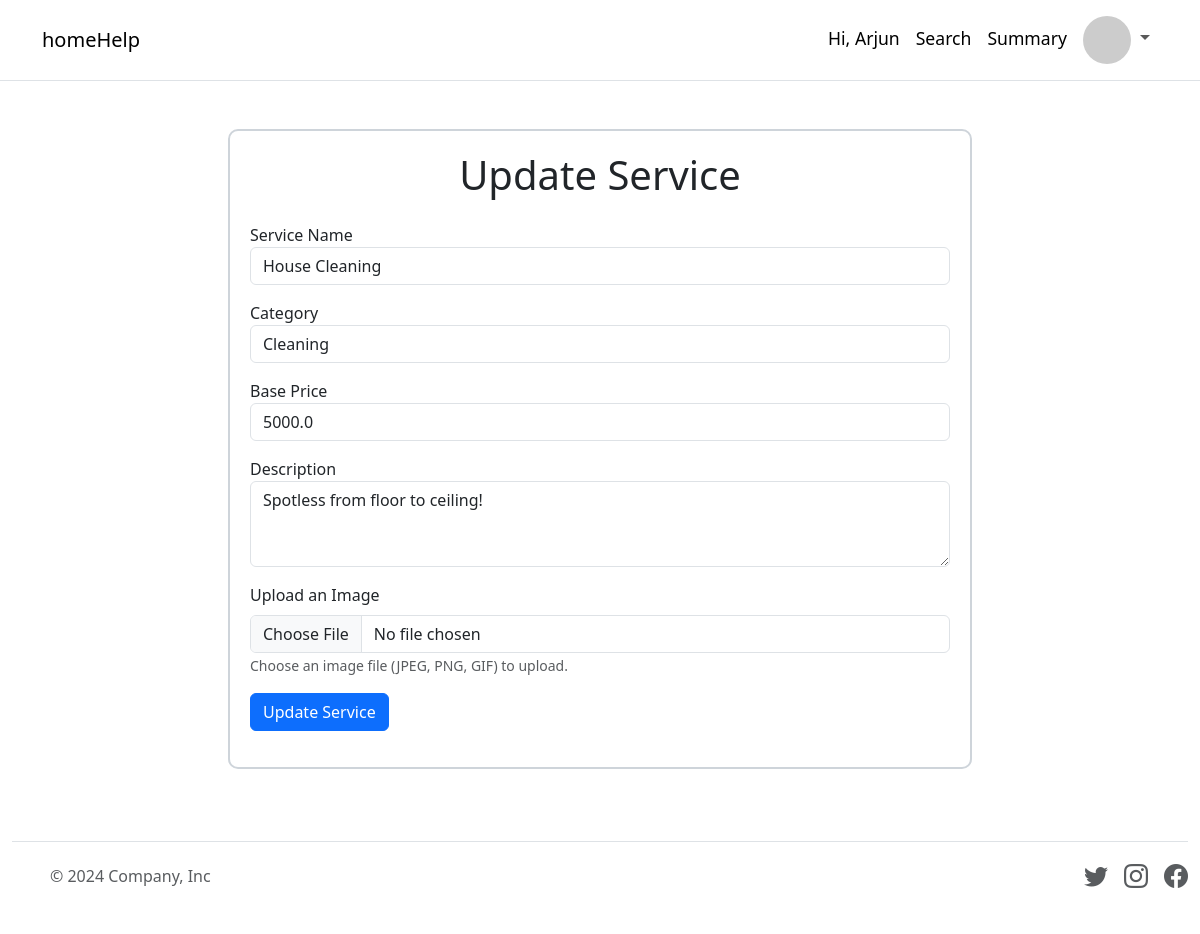
The page /admin/update_service/1 (signed in) on the database its author committed.
### applications/models.py (models this page shows)
class Service(db.Model):
    service_id = db.Column(db.Integer, primary_key=True, autoincrement=True)
    category = db.Column(db.String(10))
    base_price = db.Column(db.Float, nullable=False)
    name = db.Column(db.String(50), nullable=False)
    description = db.Column(db.String(250), nullable=True)
    image = db.Column(db.String(100), nullable=True)
    service_requests = db.relationship('ServiceRequest', backref='service', lazy=True, cascade="all, delete-orphan")

### applications/routes.py (the view, shortened to what this page needs)
@app.route('/admin/update_service/<int:service_id>', methods=['GET', 'POST'])
def update_service(service_id):
    service = Service.query.get_or_404(service_id)
    if request.method == 'GET':
        return render_template('update_service.html', service=service)

### template/update_service.html (shortened to what this page needs)
{% extends 'base.html' %}
{% block content %}
<div class="container my-5">
    <div class="row justify-content-center">
        <div class="col-md-8" style="border: 2px solid #ced4da; border-radius: 10px; padding: 20px;">
            <h1 class="mb-4 text-center">Update Service</h1>
            <form action="{{ url_for('update_service', service_id=service.service_id) }}" method="POST" enctype="multipart/form-data">
                <div class="form-group mb-3">
                    <label for="name">Service Name</label>
                    <input type="text" class="form-control" id="name" name="name" value="{{ service.name }}" required>
                </div>
                <div class="form-group mb-3">
                    <label for="category">Category</label>
                    <input type="text" class="form-control" id="category" name="category" value="{{ service.category }}" required>
                </div>
                <div class="form-group mb-3">
                    <label for="base_price">Base Price</label>
                    <input type="number" step="0.01" class="form-control" id="base_price" name="base_price" value="{{ service.base_price }}" required>
                </div>
                <div class="form-group mb-3">
                    <label for="description">Description</label>
                    <textarea class="form-control" id="description" name="description" rows="3">{{ service.description }}</textarea>
                </div>
                <div class="form-group mb-3">
                    <label for="image" class="form-label">Upload an Image</label>
                    <input type="file" class="form-control" id="image" name="image" accept="image/*" required>
                    <small class="form-text text-muted">Choose an image file (JPEG, PNG, GIF) to upload.</small>
                </div>
                <button type="submit" class="btn btn-primary mb-3">Update Service</button>
            </form>
        </div>
    </div>
</div>
{% endblock %}

### rows shown on the page
Service: name "House Cleaning", category "Cleaning", base_price "5000.0", description "Spotless from floor to ceiling!"

### other values the page prints
{{ session['name'].capitalize() }} "Arjun"
